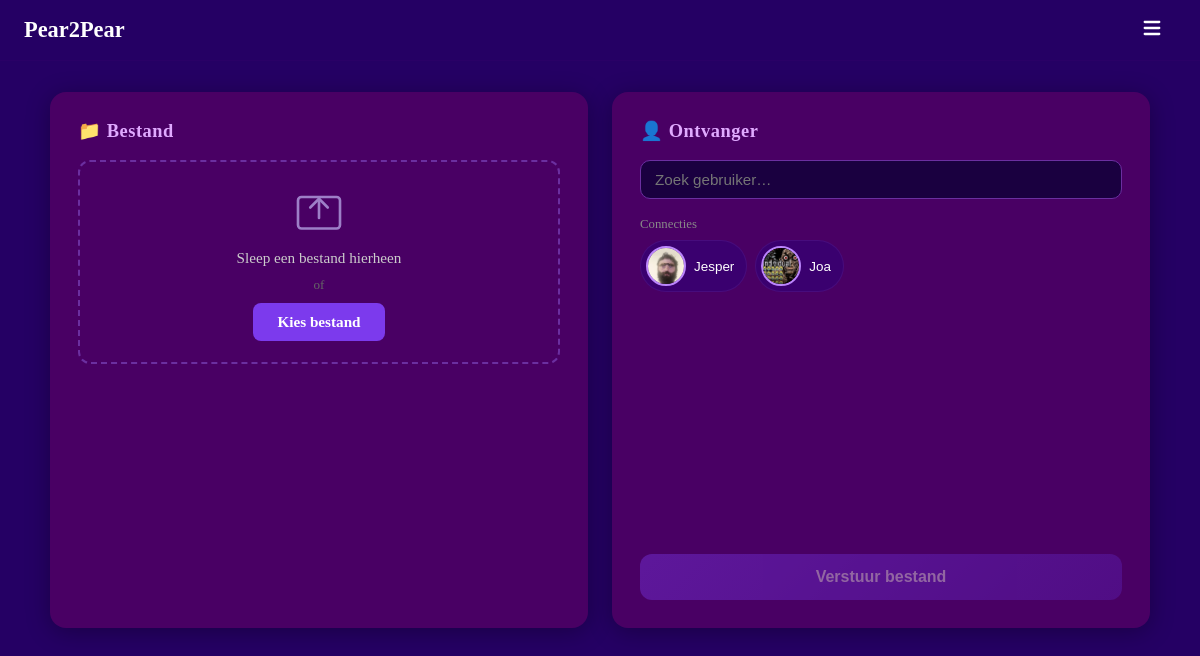
Screenshot of / (signed in) with the database file from the repository.
### models.py (models this page shows, shortened)
class User(UserMixin, db.Model):
    __tablename__ = "users"
    id            = db.Column(db.Integer, primary_key=True)
    username      = db.Column(db.String(30),  unique=True, nullable=False, index=True)
    email         = db.Column(db.String(120), unique=True, nullable=False, index=True)
    password_hash = db.Column(db.String(256), nullable=False)
    created_at    = db.Column(db.DateTime, default=datetime.utcnow, nullable=False)
    last_login    = db.Column(db.DateTime, default=datetime.utcnow, nullable=False)
    age            = db.Column(db.Integer,     nullable=True)
    avatar         = db.Column(db.String(200),   nullable=True)
    location       = db.Column(db.String(100), nullable=True)
    is_public      = db.Column(db.Boolean, default=True,  nullable=False)
    friends_public = db.Column(db.Boolean, default=False, nullable=False)
    sent_requests     = db.relationship("Friendship", foreign_keys=[Friendship.from_id], backref="from_user", lazy="dynamic")
    received_requests = db.relationship("Friendship", foreign_keys=[Friendship.to_id],   backref="to_user",   lazy="dynamic")
    notifications     = db.relationship("Notification", foreign_keys=[Notification.user_id], backref="owner", lazy="dynamic", order_by=Notification.created_at.desc())
    def friends(self):
        accepted_sent     = Friendship.query.filter_by(from_id=self.id, status="accepted").all()
        accepted_received = Friendship.query.filter_by(to_id=self.id,   status="accepted").all()
        friend_ids = [f.to_id for f in accepted_sent] + [f.from_id for f in accepted_received]
        return User.query.filter(User.id.in_(friend_ids)).all()
    def pending_received(self):
        reqs = Friendship.query.filter_by(to_id=self.id, status="pending").all()
        return User.query.filter(User.id.in_([r.from_id for r in reqs])).all()
    def unread_message_count(self):
        return Message.query.filter_by(receiver_id=self.id, read=False).count()
    def unread_notification_count(self):
        return Notification.query.filter_by(user_id=self.id, read=False).count()
    def total_inbox_count(self):
        return self.unread_message_count() + self.unread_notification_count()

### main.py (the view)
    @app.route("/")
    @login_required
    def index():
        friends   = current_user.friends()
        all_users = User.query.filter(User.id != current_user.id).order_by(User.username).all()
        return render_template("index.html", friends=friends, all_users=all_users)

### templates/index.html (shortened to what this page needs)
{% extends "base.html" %}
{% from "macros.html" import avatar %}
{% block content %}
<div class="transfer-page">
  <div class="transfer-panel transfer-panel--left">
    <h2 class="panel-title">📁 Bestand</h2>
    <div class="drop-zone" id="dropZone">
      <div class="drop-zone__inner" id="dropInner">
        <p class="drop-zone__text">Sleep een bestand hierheen</p>
        <p class="drop-zone__sub">of</p>
        <label class="btn">
          Kies bestand
        </label>
      </div>
    </div>
  </div>
  <div class="transfer-panel transfer-panel--right">
    <h2 class="panel-title">👤 Ontvanger</h2>
    <div class="recipient-search">
      <input type="text" id="recipientSearch" class="recipient-input"
             placeholder="Zoek gebruiker…" autocomplete="off">
    </div>
    {% if friends %}
    <div class="quick-friends">
      <p class="quick-friends__label">Connecties</p>
      <div class="quick-friends__list">
        {% for f in friends %}
        <button class="quick-friend-btn" data-id="{{ f.id }}" data-name="{{ f.username }}" data-avatar="{{ f.avatar or '' }}">
          {{ avatar(f, size=36) }}
          <span>{{ f.username }}</span>
        </button>
        {% endfor %}
      </div>
    </div>
    {% endif %}
    <button class="btn send-btn" id="sendBtn" disabled>
      <span id="sendBtnLabel">Verstuur bestand</span>
    </button>
  </div>
</div>
{% endblock %}

### templates/macros.html
{% macro avatar(user, size=48, cls="") %}
{% if user.avatar %}
<img src="/static/avatars/{{ user.avatar }}"
     alt="{{ user.username }}"
     class="avatar-img {{ cls }}"
     style="width:{{ size }}px;height:{{ size }}px;border-radius:50%;object-fit:cover;border:2px solid #bb86fc;">
{% else %}
<div class="avatar-placeholder {{ cls }}"
     style="width:{{ size }}px;height:{{ size }}px;font-size:{{ (size * 0.42)|int }}px;">
  {{ user.username[0].upper() }}
</div>
{% endif %}
{% endmacro %}

### static/style.css (style rules this page uses)
html, body { height: 100%; margin: 0; background-color: #250064; }
h1, h2, h3, p, small, label { color: white; }
.btn { background-color: #7c3aed; color: white; border: none; padding: 10px 24px; border-radius: 8px; cursor: pointer; font-size: 0.95rem; font-weight: 600; transition: background-color 0.2s; text-decoration: none; display: inline-block; }
.avatar-img { flex-shrink: 0; }
.transfer-page { display: flex; gap: 24px; width: 92%; max-width: 1100px; padding: 32px 0 48px; align-items: flex-start; }
.transfer-panel { flex: 1; background: #490064; border-radius: 16px; padding: 28px; box-shadow: 0 4px 24px rgba(0,0,0,0.3); min-height: 480px; display: flex; flex-direction: column; gap: 18px; }
.panel-title { margin: 0; font-size: 1.15rem; color: #e0aaff; letter-spacing: 0.03em; }
.drop-zone { border: 2px dashed #6b2fa0; border-radius: 12px; min-height: 200px; display: flex; align-items: center; justify-content: center; transition: border-color 0.2s, background 0.2s; cursor: pointer; }
.drop-zone__inner { display: flex; flex-direction: column; align-items: center; gap: 10px; padding: 20px; }
.drop-icon { width: 56px; height: 56px; color: #9d7fc7; }
.drop-zone__text { color: #ccc; margin: 0; font-size: 0.95rem; }
.drop-zone__sub { color: #666; margin: 0; font-size: 0.82rem; }
.recipient-search { position: relative; }
.recipient-input { width: 100%; box-sizing: border-box; padding: 10px 14px; background: #1a0040; border: 1px solid #6b2fa0; border-radius: 10px; color: white; font-size: 0.95rem; }
.quick-friends__label { color: #888; font-size: 0.8rem; margin: 0 0 8px; }
.quick-friends__list { display: flex; gap: 8px; flex-wrap: wrap; }
.quick-friend-btn { display: flex; align-items: center; gap: 8px; background: #3a006f; border: 1px solid #6b2fa044; border-radius: 999px; padding: 5px 12px 5px 5px; color: white; font-size: 0.84rem; cursor: pointer; transition: background 0.15s; }
.send-btn { margin-top: auto; width: 100%; padding: 14px; font-size: 1rem; border-radius: 12px; background: linear-gradient(135deg, #7c3aed, #5b21b6); box-shadow: 0 4px 16px rgba(124,58,237,0.4); transition: opacity 0.2s, box-shadow 0.2s; }
.send-btn:disabled { opacity: 0.4; box-shadow: none; cursor: not-allowed; }

### rows the page displays
User: avatar (picture), username "Jesper"
User: avatar (picture), username "Joa"
